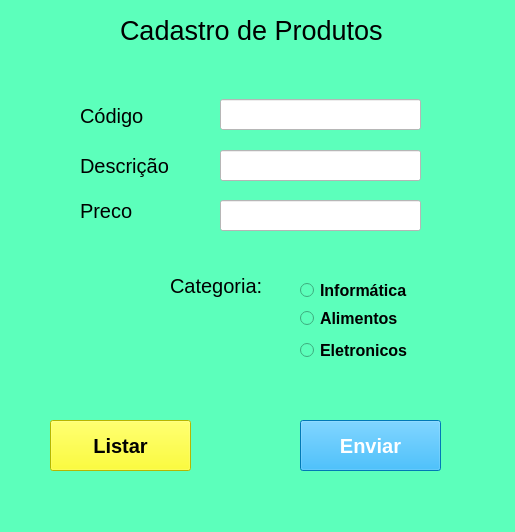
<?xml version="1.0" encoding="UTF-8"?>
<ui version="4.0">
 <class>MainWindow</class>
 <widget class="QMainWindow" name="MainWindow">
  <property name="geometry">
   <rect>
    <x>0</x>
    <y>0</y>
    <width>515</width>
    <height>532</height>
   </rect>
  </property>
  <property name="windowTitle">
   <string>MainWindow</string>
  </property>
  <property name="styleSheet">
   <string notr="true">background-color: rgb(92, 255, 187);</string>
  </property>
  <widget class="QWidget" name="centralwidget">
   <widget class="QLabel" name="label">
    <property name="geometry">
     <rect>
      <x>120</x>
      <y>10</y>
      <width>281</width>
      <height>41</height>
     </rect>
    </property>
    <property name="font">
     <font>
      <pointsize>20</pointsize>
     </font>
    </property>
    <property name="text">
     <string>Cadastro de Produtos</string>
    </property>
   </widget>
   <widget class="QLabel" name="label_2">
    <property name="geometry">
     <rect>
      <x>80</x>
      <y>100</y>
      <width>71</width>
      <height>31</height>
     </rect>
    </property>
    <property name="font">
     <font>
      <pointsize>15</pointsize>
     </font>
    </property>
    <property name="text">
     <string>Código</string>
    </property>
   </widget>
   <widget class="QLabel" name="label_3">
    <property name="geometry">
     <rect>
      <x>80</x>
      <y>150</y>
      <width>91</width>
      <height>31</height>
     </rect>
    </property>
    <property name="font">
     <font>
      <pointsize>15</pointsize>
     </font>
    </property>
    <property name="text">
     <string>Descrição</string>
    </property>
   </widget>
   <widget class="QLabel" name="label_4">
    <property name="geometry">
     <rect>
      <x>80</x>
      <y>190</y>
      <width>81</width>
      <height>41</height>
     </rect>
    </property>
    <property name="font">
     <font>
      <pointsize>15</pointsize>
     </font>
    </property>
    <property name="text">
     <string>Preco</string>
    </property>
   </widget>
   <widget class="QLineEdit" name="lineEdit">
    <property name="geometry">
     <rect>
      <x>220</x>
      <y>99</y>
      <width>201</width>
      <height>31</height>
     </rect>
    </property>
    <property name="styleSheet">
     <string notr="true">background-color: rgb(255, 255, 255);</string>
    </property>
   </widget>
   <widget class="QLineEdit" name="lineEdit_2">
    <property name="geometry">
     <rect>
      <x>220</x>
      <y>150</y>
      <width>201</width>
      <height>31</height>
     </rect>
    </property>
    <property name="styleSheet">
     <string notr="true">background-color: rgb(255, 255, 255);</string>
    </property>
   </widget>
   <widget class="QLineEdit" name="lineEdit_3">
    <property name="geometry">
     <rect>
      <x>220</x>
      <y>200</y>
      <width>201</width>
      <height>31</height>
     </rect>
    </property>
    <property name="styleSheet">
     <string notr="true">background-color: rgb(255, 255, 255);</string>
    </property>
   </widget>
   <widget class="QRadioButton" name="radioButton">
    <property name="geometry">
     <rect>
      <x>300</x>
      <y>280</y>
      <width>121</width>
      <height>21</height>
     </rect>
    </property>
    <property name="font">
     <font>
      <pointsize>12</pointsize>
      <weight>75</weight>
      <bold>true</bold>
     </font>
    </property>
    <property name="text">
     <string>Informática</string>
    </property>
   </widget>
   <widget class="QRadioButton" name="radioButton_2">
    <property name="geometry">
     <rect>
      <x>300</x>
      <y>310</y>
      <width>121</width>
      <height>16</height>
     </rect>
    </property>
    <property name="font">
     <font>
      <pointsize>12</pointsize>
      <weight>75</weight>
      <bold>true</bold>
     </font>
    </property>
    <property name="text">
     <string>Alimentos</string>
    </property>
   </widget>
   <widget class="QRadioButton" name="radioButton_3">
    <property name="geometry">
     <rect>
      <x>300</x>
      <y>340</y>
      <width>121</width>
      <height>21</height>
     </rect>
    </property>
    <property name="font">
     <font>
      <pointsize>12</pointsize>
      <weight>75</weight>
      <bold>true</bold>
     </font>
    </property>
    <property name="text">
     <string>Eletronicos</string>
    </property>
   </widget>
   <widget class="QLabel" name="label_5">
    <property name="geometry">
     <rect>
      <x>170</x>
      <y>270</y>
      <width>101</width>
      <height>31</height>
     </rect>
    </property>
    <property name="font">
     <font>
      <pointsize>15</pointsize>
     </font>
    </property>
    <property name="text">
     <string>Categoria:</string>
    </property>
   </widget>
   <widget class="QPushButton" name="pushButton">
    <property name="geometry">
     <rect>
      <x>300</x>
      <y>420</y>
      <width>141</width>
      <height>51</height>
     </rect>
    </property>
    <property name="font">
     <font>
      <pointsize>15</pointsize>
      <weight>75</weight>
      <bold>true</bold>
     </font>
    </property>
    <property name="styleSheet">
     <string notr="true">background-color: rgb(0, 170, 255);
color: rgb(255, 255, 255);</string>
    </property>
    <property name="text">
     <string>Enviar</string>
    </property>
   </widget>
   <widget class="QPushButton" name="pushButton_2">
    <property name="geometry">
     <rect>
      <x>50</x>
      <y>420</y>
      <width>141</width>
      <height>51</height>
     </rect>
    </property>
    <property name="font">
     <font>
      <pointsize>15</pointsize>
      <weight>75</weight>
      <bold>true</bold>
     </font>
    </property>
    <property name="styleSheet">
     <string notr="true">background-color: rgb(255, 255, 0);</string>
    </property>
    <property name="text">
     <string>Listar</string>
    </property>
   </widget>
  </widget>
  <widget class="QMenuBar" name="menubar">
   <property name="geometry">
    <rect>
     <x>0</x>
     <y>0</y>
     <width>515</width>
     <height>26</height>
    </rect>
   </property>
  </widget>
  <widget class="QStatusBar" name="statusbar"/>
 </widget>
 <resources/>
 <connections/>
</ui>
